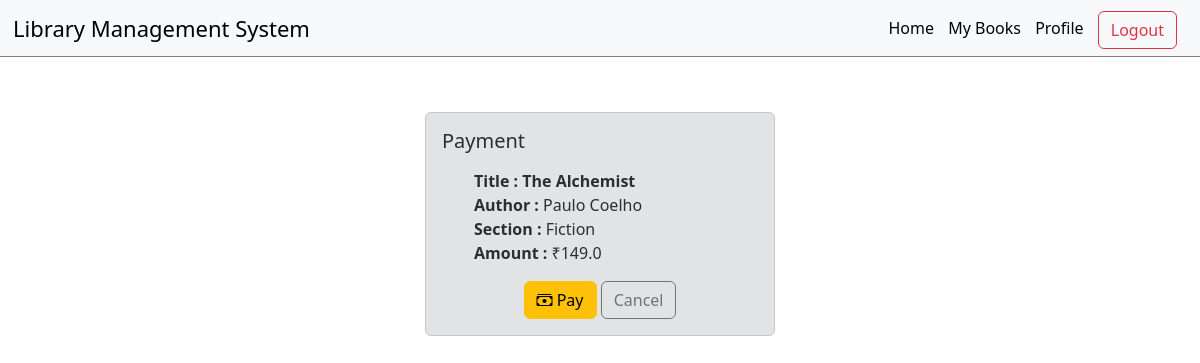
Page /book/1/buy (signed in) on the committed database.
### models.py (models this page shows)
class Books(db.Model):
    id = db.Column(db.Integer, primary_key = True)
    title = db.Column(db.String, nullable = False)
    author = db.Column(db.String, nullable = False)
    content = db.Column(db.String)
    added_on = db.Column(db.DateTime, nullable = False)
    price = db.Column(db.Float, nullable = False)
    section_id = db.Column(db.Integer, db.ForeignKey("sections.id"))
    borrows = db.relationship('Borrowings', backref = 'book', cascade = 'all, delete')
    bought  = db.relationship('Buys', backref = 'book', cascade = 'all, delete')
    reqst  = db.relationship('Requests', backref = 'book', cascade = 'all, delete')
    reviews = db.relationship('Reviews', backref = 'book', cascade = 'all, delete')

class Sections(db.Model):
    id = db.Column(db.Integer, primary_key=True)
    name = db.Column(db.String, unique=True, nullable = False)
    description = db.Column(db.String)
    created_on = db.Column(db.DateTime, nullable = False)
    books = db.relationship('Books', backref = 'section', cascade = 'all, delete')

### routes.py (the view, shortened to what this page needs)
@app.route('/book/<int:id>/buy', methods=['GET', 'POST'])
@login_required
def buy_book(id):
    user = Users.query.get(session['user_id'])
    book = Books.query.get(id)
    if not book:
        flash("Book does not exists!!", category="error")
        return redirect(url_for('index'))
    return render_template('buy.html', book=book, user=user)

### routes.py (called while the page is built)
def login_required(func):
    @wraps(func)
    def inner(*args, **kwargs):
        if "user_id" not in session:
            flash("Please login to continue!!", category="error")
            return redirect(url_for('login'))
        return func(*args, **kwargs)
    return inner

### templates/buy.html (shortened to what this page needs)
{% extends 'layout.html' %}
{% block content %}
<div class="alert alert-secondary" role="alert">
    <h5 class="alert-heading">Payment</h5>
        <p>
            <ul class="no-bullets">
            <li><strong>Title : {{book.title}}</strong> </li>
            <li><strong>Author : </strong>{{book.author}} </li>
            <li><strong>Section : </strong>{{book.section.name}} </li>
            <li><strong>Amount : </strong> &#8377;{{book.price}}</li>
        </ul>
        </p>
        <form action="" method="post" id="btn-grp">
            <button type="Submit" class="btn btn-warning"><i class="bi bi-cash-stack"></i> Pay</button>
            <a href="{{url_for('show_book', id=book.id)}}" class="btn btn-outline-secondary">Cancel</a>
        </form>
</div>
{% endblock %}

### static/style.css (style rules this page uses)
.no-bullets { list-style-type: none; }

### templates/buy.html (style rules this page uses)
.alert { margin: auto; margin-top: 10%; width : 350px }
form { text-align:center; }

### rows in the picture
Books: title "The Alchemist", author "Paulo Coelho", price "149.0"
Sections: section.name "Fiction"
